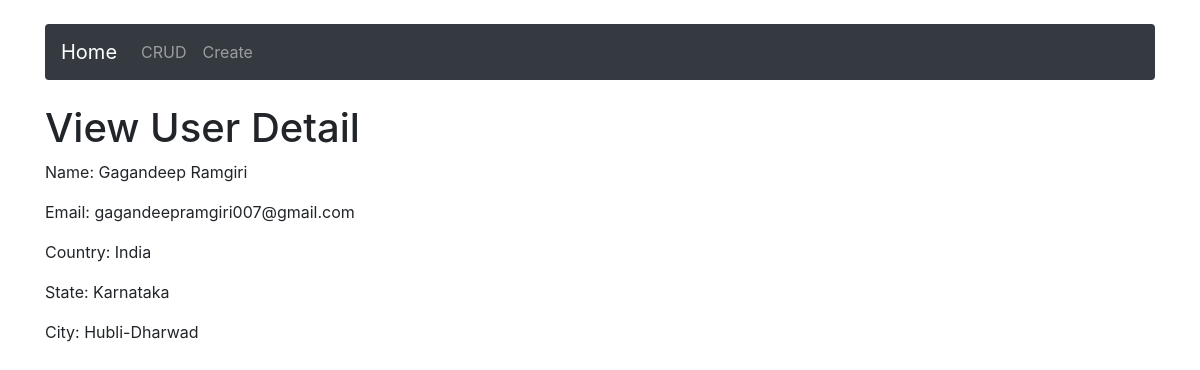
Page /view/3 on the committed database.
### operation/models.py (models this page shows)
class crud(models.Model):
    uname = models.CharField(max_length=200)
    email = models.CharField(max_length=200)
    country = models.CharField(max_length=200)
    state = models.CharField(max_length=200)
    city = models.CharField(max_length=200)

### operation/views.py (the view)
# urls.py: path('view/<int:id>', views.view, name="view"),
def view(request,id):
    user = crud.objects.filter(id=id)[0]
    return render(request, 'view.html', {"user":user})

### template/view.html (shortened to what this page needs)
{% load static %}
<!DOCTYPE html>
<html lang="en" class="h-100">
  <head>
    <link rel="stylesheet" href="{% static 'css/bootstrap.min.css' %}">
    <link rel="stylesheet" href="{% static 'css/style.css' %}">
  </head>
  <body class="d-flex flex-column h-100">
    <div class="container pt-4 pb-4">
        <nav class="navbar navbar-expand-lg navbar-dark bg-dark rounded">
            <a class="navbar-brand" href="/">Home</a>
            <div class="collapse navbar-collapse" id="navbarsExample09">
                <ul class="navbar-nav mr-auto">
                    <li class="nav-item">
                        <a class="nav-link" href="/index">CRUD<span class="sr-only">(current)</span></a>
                    </li>
                    <li class="nav-item">
                        <a class="nav-link" href="create">Create</a>
                    </li>
                </ul>
            </div>
        </nav>
    </div>
    <main role="main" class="flex-shrink-0">
        <div class="container">
            <h1>View User Detail</h1>
            <p>Name: {{user.uname}}</p>
            <p>Email: {{user.email}}</p>
            <p>Country: {{user.country}}</p>
            <p>State: {{user.state}}</p>
            <p>City: {{user.city}}</p>
        </div>
    </main>
  </body>
</html>

### rows in the picture
crud: uname "Gagandeep Ramgiri", email "gagandeepramgiri007@gmail.com", country "India", state "Karnataka", city "Hubli-Dharwad"
